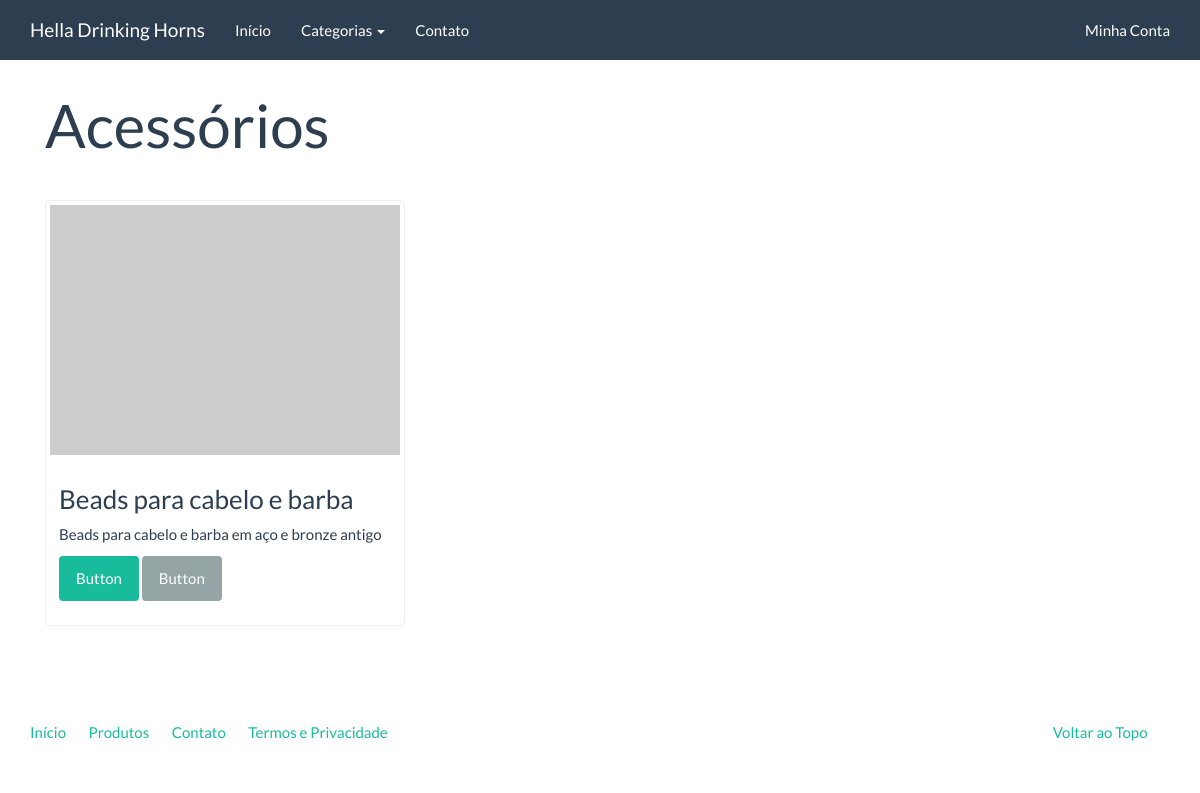
The page /catalogo/accessories/ on the database its author committed.
### catalog/models.py (models this page shows, shortened)
class Category(models.Model):
    name = models.CharField('Nome', max_length=100)
    slug = models.SlugField('Identificador', max_length=100)
    created_at = models.DateTimeField('Criado em', auto_now_add=True)
    modified_at = models.DateTimeField('Modificado em', auto_now=True)
    class Meta:
        verbose_name = 'Categoria'
        verbose_name_plural = 'Categorias'
        ordering = ['name']
    def __str__(self):
        return self.name

class Product(models.Model):
    name = models.CharField('Nome', max_length=100)
    slug = models.SlugField('Identificador', max_length=100)
    category = models.ForeignKey('catalog.Category', verbose_name='Categoria', on_delete=models.CASCADE)
    description = models.TextField('Descrição', blank=True)
    price = models.DecimalField('Preço', decimal_places=2, max_digits=10)
    created_at = models.DateTimeField('Criado em', auto_now_add=True)
    modified_at = models.DateTimeField('Modificado em', auto_now=True)
    class Meta:
        verbose_name = 'Produto'
        verbose_name_plural = 'Produtos'
        ordering = ['name']
    def __str__(self):
        return self.name
    def get_absolute_url(self):
        return reverse('catalog:product', kwargs={'slug': self.slug})

### catalog/views.py (the view)
# urls.py: re_path(r'^(?P<slug>[\w-]+)/$', views.category, name='category'),
def category(request, slug):
    category = Category.objects.get(slug=slug)
    context = {
        'current_category': category,
        'product_list': Product.objects.filter(category=category),
    }
    return render(request, 'catalog/category.html', context)

### catalog/context_processors.py (called while the page is built)
def categories(request):
    return{
        'categories': Category.objects.all()
    }

### catalog/templates/catalog/category.html (shortened to what this page needs)
{% extends "base.html" %}
{% block container %}
<div class="container">
<div class="page-header">
  <h1>{{current_category}}</h1>
</div>
<div class="row">
  {% for product in product_list %}
    <div class="col-sm-6 col-md-4">
      <div class="thumbnail">
        <a href="{{ product.get_absolute_url }}">
          <img src="http://placehold.it/350x250" alt="" />
        </a>
        <div class="caption">
          <h3>{{ product }}</h3>
          <p>{{ product.description | linebreaks }}</p>
          <p><a href="{{ product.get_absolute_url }}" class="btn btn-success" role="button">Button</a> <a href="#" class="btn btn-default" role="button">Button</a></p>
        </div>
      </div>
    </div>
  {% endfor %}
</div>
</div>
{% endblock %}

### rows shown on the page
Category: name "Acessórios"
Product: name "Beads para cabelo e barba", description "Beads para cabelo e barba em aço e bronze antigo"
